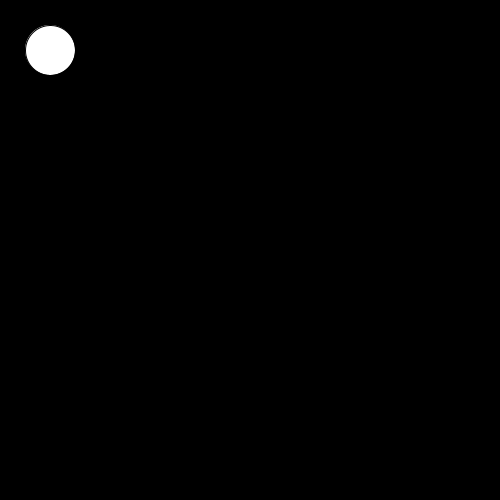
Frame 1 (no input)
Frame 60 (the mouse pressed at the canvas centre just before this capture): identical to frame 1, image omitted
Frame 120 (the mouse held since frame 60 and released just before this capture): identical to frame 1, image omitted

The Processing sketch that drew this single still picture (run headless with seeded random() and noise(); from frame 60 on, the mouse is pressed at the canvas centre):

// Processing sketch: CircleLocationExample
// ── CircleLocationExample.pde
int oldTime = 0;
int currentTime = 0;
int timeChange = 0;
float x = width/2;
float y = height/2;
int d = 50;

void setup() {
  size(500,500);
}

void draw() {
  background(0);
  ellipse(x,y,d,d);
  currentTime = millis();
  timeChange = currentTime - oldTime;
  if (timeChange >= 3000) {
   x = random(width);
   y = random(height);
   oldTime = currentTime;
  }
}
